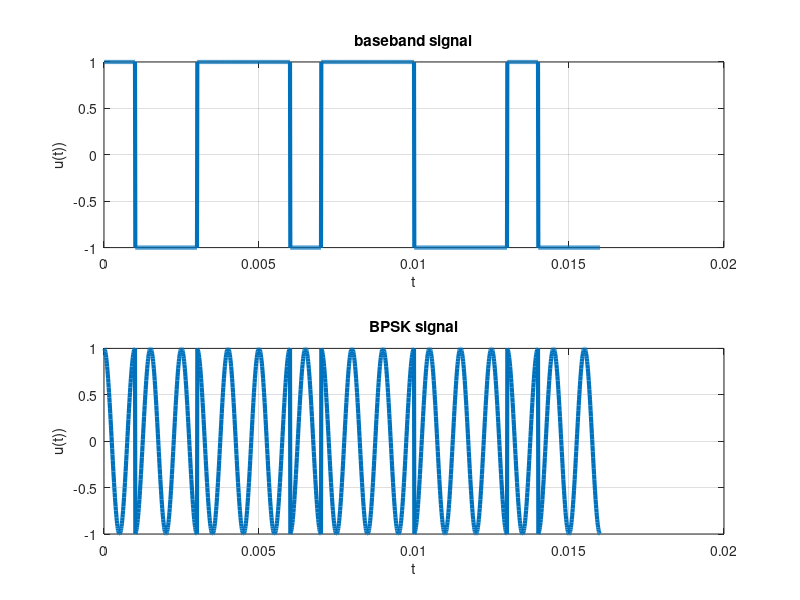
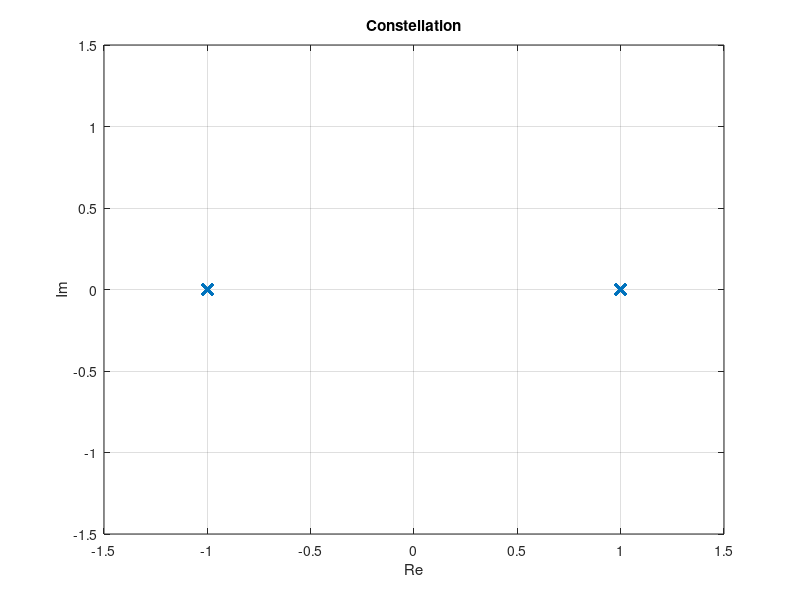

Write MATLAB code to recreate these figures, in order.
% BPSK Simulation
clear all;
close all;
clc;

N = 16;
data = round(rand(1,N)); % 16 Random bits
data = 2*data - 1; % NRZ signal

fs = 1000;
T = 1/fs;

tt = T/99:T/99:T % Vector of time steps

baseband = [];
baseband_all = [];
bpsksig = [];
bpsksig_all =[];
for(i=1:length(data)) % for each bit
    baseband = repmat(data(i), 1, length(tt));
    baseband_all = [baseband_all baseband];
    bpsksig=data(i)*cos(2*pi*fs*tt); 
    bpsksig_all=[bpsksig_all bpsksig]; %append vector  
end

tt = T/99:T/99:T*length(data);
figure(1);
subplot(2,1,1);
plot(tt, baseband_all, 'linewidth', 3);
grid on;
title('baseband signal');
xlabel('t');
ylabel('u(t))');

subplot(2,1,2);
plot(tt, bpsksig_all, 'linewidth', 3);
grid on;
title('BPSK signal');
xlabel('t');
ylabel('u(t))');

figure(2);
plot(real(data),imag(data),'x','MarkerSize',8,'LineWidth',2);
axis([-1.5 1.5 -1.5 1.5]);
grid on;
title('Constellation');
xlabel('Re');
ylabel('Im');







